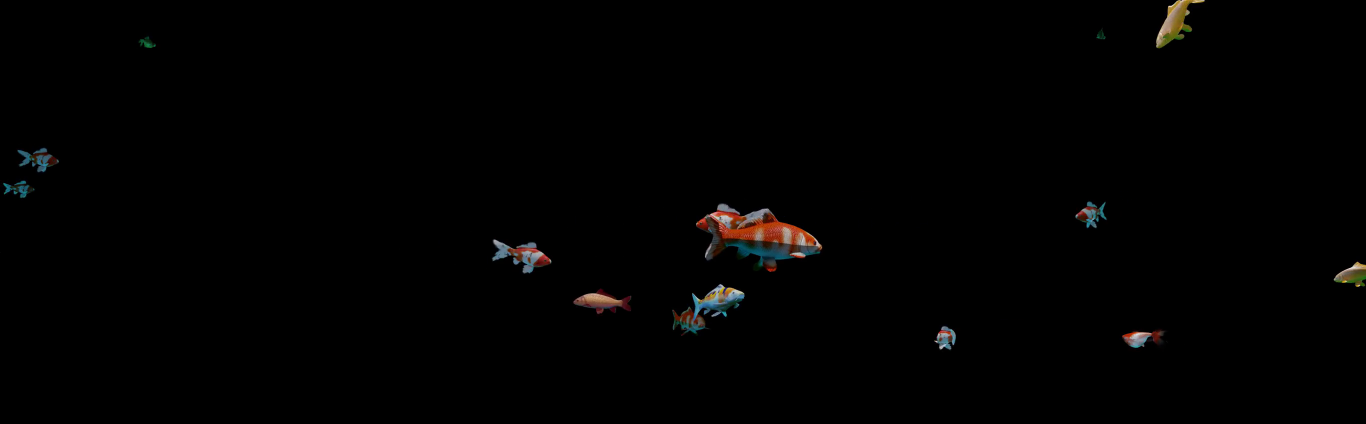
#> input picture frame 60 of multi-object-video-tracking-with-opencv/assets/example.avi, 2732 x 848 px (shown at 1/2 size)
$ python experiment.py
#> lines starting #> are read from the running program, lines starting #| are printed output that depends on the picture; after the words box and inside, x2 and y2 are one past the last pixel; in counts of white or black regions, pixels touching at a corner belong together
# -*- coding: utf-8 -*-

import cv2
import numpy as np


video = cv2.VideoCapture("assets/example.avi")
fgbg = cv2.createBackgroundSubtractorMOG2()
fps = video.get(cv2.CAP_PROP_FPS)
height, width = (
    int(video.get(cv2.CAP_PROP_FRAME_HEIGHT)),
    int(video.get(cv2.CAP_PROP_FRAME_WIDTH)),
)

output = cv2.VideoWriter(
    "assets/analyzed.avi",
    fourcc=cv2.VideoWriter_fourcc("M", "J", "P", "G"),
    fps=fps,
    frameSize=(width, height),
)

while video.isOpened():
    ret, frame = video.read()
#> frame is the input picture: shape (848, 2732, 3); mean B, G, R 1.5, 1.7, 2

    if ret:
        gray = cv2.cvtColor(frame, code=cv2.COLOR_BGR2GRAY)
        fgmask = fgbg.apply(gray)
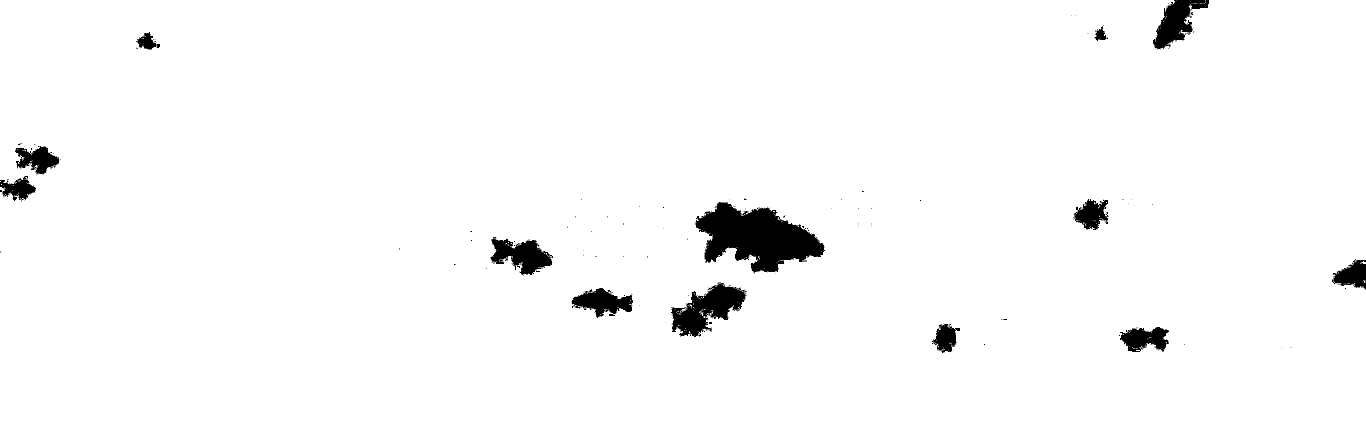
#> fgmask: shape (848, 2732) (shown at 1/2 size); values 127 (black) and 255 (white), 97.4% white; 139 black regions (124 under 20 px), largest, box (x1, y1, x2, y2) and area: (1390, 404, 1650, 547) 21006, (1342, 564, 1494, 674) 8129, (2306, 0, 2418, 99) 5247

        # Apply morphological transformations.
        kernel = cv2.getStructuringElement(cv2.MORPH_ELLIPSE, ksize=(5, 5))
        closing = cv2.morphologyEx(fgmask, op=cv2.MORPH_CLOSE, kernel=kernel)
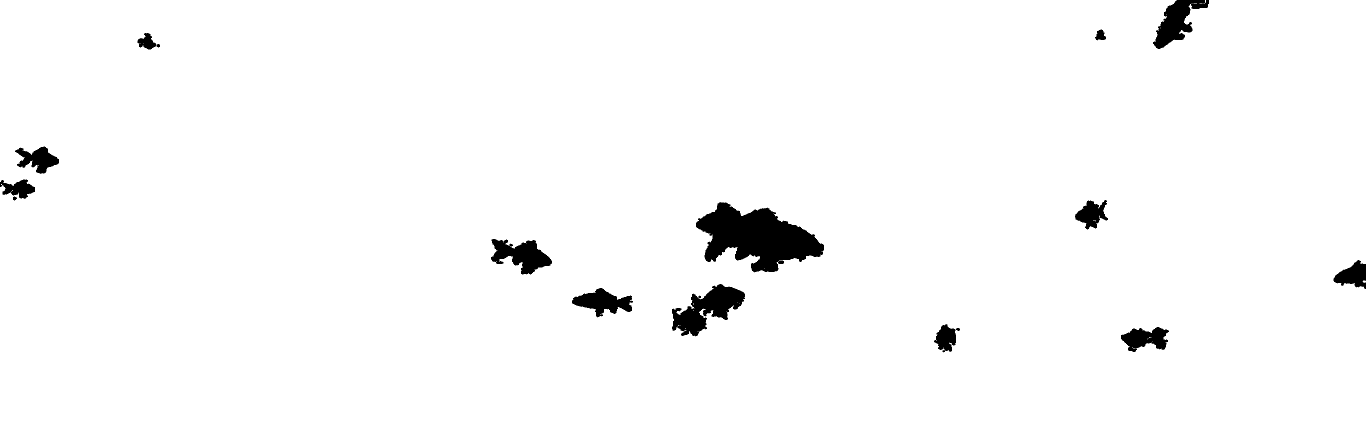
#> closing: shape (848, 2732) (shown at 1/2 size); values 127 (black) and 255 (white), 97.6% white; 16 black regions, largest, box (x1, y1, x2, y2) and area: (1392, 404, 1648, 545) 20260, (1344, 568, 1490, 673) 7331, (2306, 0, 2418, 98) 4942
        opening = cv2.morphologyEx(closing, op=cv2.MORPH_OPEN, kernel=kernel)
#> opening: shape (848, 2732); values 127 (black) and 255 (white), 97.6% white; 13 black regions, largest, box (x1, y1, x2, y2) and area: (1392, 404, 1648, 545) 20374, (1344, 568, 1490, 673) 7562, (2306, 0, 2418, 98) 5028
        dilation = cv2.dilate(opening, kernel=kernel)
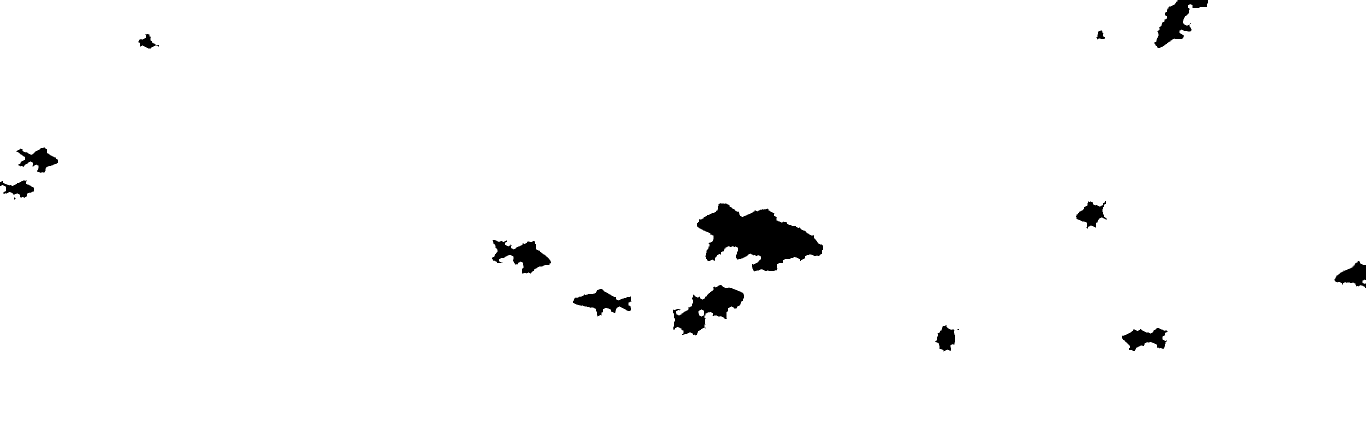
#> dilation: shape (848, 2732) (shown at 1/2 size); values 127 (black) and 255 (white), 97.9% white; 18 black regions (5 under 20 px), largest, box (x1, y1, x2, y2) and area: (1394, 406, 1646, 543) 18741, (1346, 570, 1488, 671) 6449, (2308, 0, 2416, 96) 4272

        # Apply threshold.
        _, thresh = cv2.threshold(
            dilation, thresh=127, maxval=255, type=cv2.THRESH_BINARY
        )
#> thresh: shape (848, 2732); 97.9% white; 18 black regions (5 under 20 px)

        # Find contours.
        contours, hierarchy = cv2.findContours(
            thresh, mode=cv2.RETR_TREE, method=cv2.CHAIN_APPROX_SIMPLE
        )
#> contours = 22 contours, 9 with area under 20; largest, box (x1, y1, x2, y2) and area: (0, 0, 2732, 848) 2305442, (1393, 405, 1647, 544) 19131, (1345, 569, 1489, 672) 6812, (983, 479, 1103, 548) 4162, (1145, 577, 1263, 634) 3210

        # Loop through each parent contour.
        for i in range(len(contours)):
            if hierarchy[0, i, 3] == -1:
                # Calculate the center of the contour.
                cnt = contours[i]
                M = cv2.moments(cnt)
                cx = int(M["m10"] / M["m00"])
                cy = int(M["m01"] / M["m00"])

                # Draw bounding box around contour.
                x, y, w, h = cv2.boundingRect(cnt)
                cv2.rectangle(
                    frame,
                    pt1=(x, y),
                    pt2=(x + w, y + h),
                    color=(102, 255, 0),
                    thickness=2,
                )

                # Mark the center of the contour.
                cv2.drawMarker(
                    frame,
                    position=(cx, cy),
                    color=(102, 255, 0),
                    markerType=cv2.MARKER_CROSS,
                    markerSize=5,
                    thickness=1,
                    line_type=cv2.LINE_AA,
                )
#> this loop made 22 passes
#> (cx, cy, x, y, w, h) on passes 1 to 2: (2728, 563, 2725, 559, 7, 9), (1363, 424, 0, 0, 2732, 848)
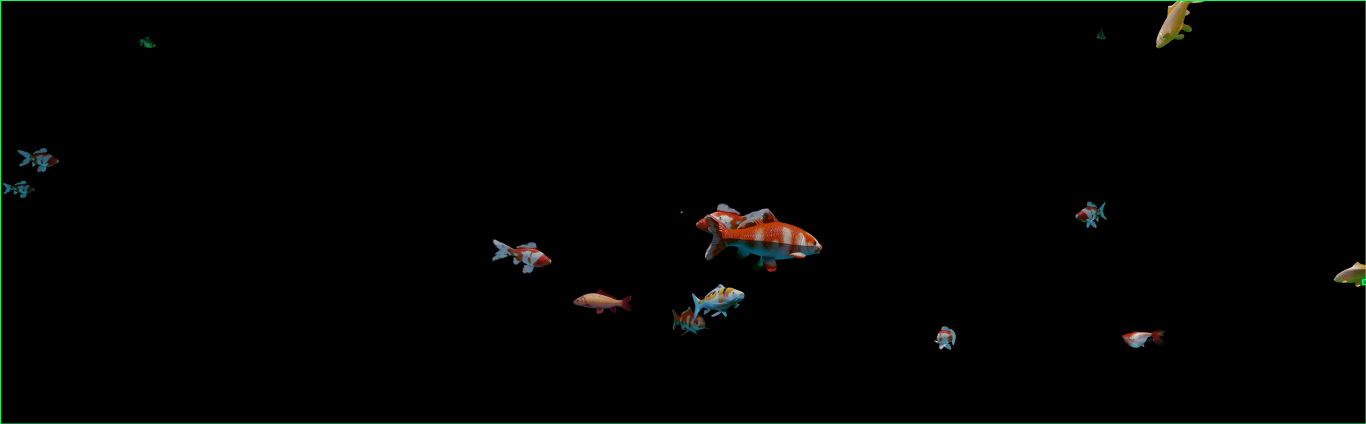
#> frame: shape (848, 2732, 3) (shown at 1/2 size); 0.47% of pixels changed, all inside (x1, y1, x2, y2) = (0, 0, 2732, 848)

        # Display and save video.
        cv2.imshow("Video", mat=frame)
        output.write(frame)

        # End when "q" is pressed.
        key = cv2.waitKey(1) & 0xFF
#> (key q is pressed here)
        if key == ord("q"):
            break

    # End when video is over.
    else:
        break

video.release()
output.release()
cv2.destroyAllWindows()

$ run again, starting later in the video
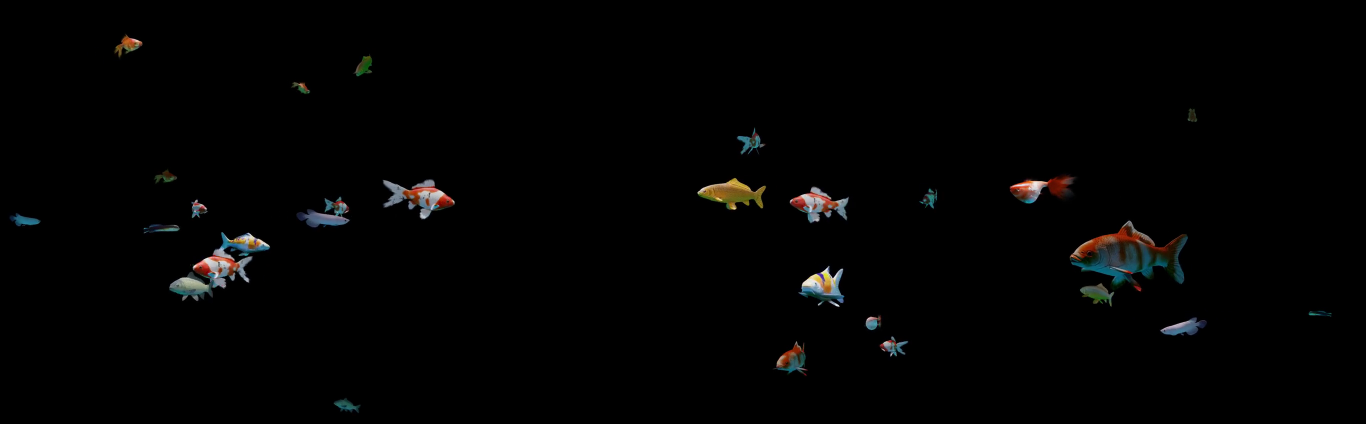
#> input picture frame 270 of multi-object-video-tracking-with-opencv/assets/example.avi, 2732 x 848 px (shown at 1/2 size)
#> frame is the input picture: shape (848, 2732, 3); mean B, G, R 2.5, 2.8, 2.9
#> `fgmask = fgbg.apply(gray)`:
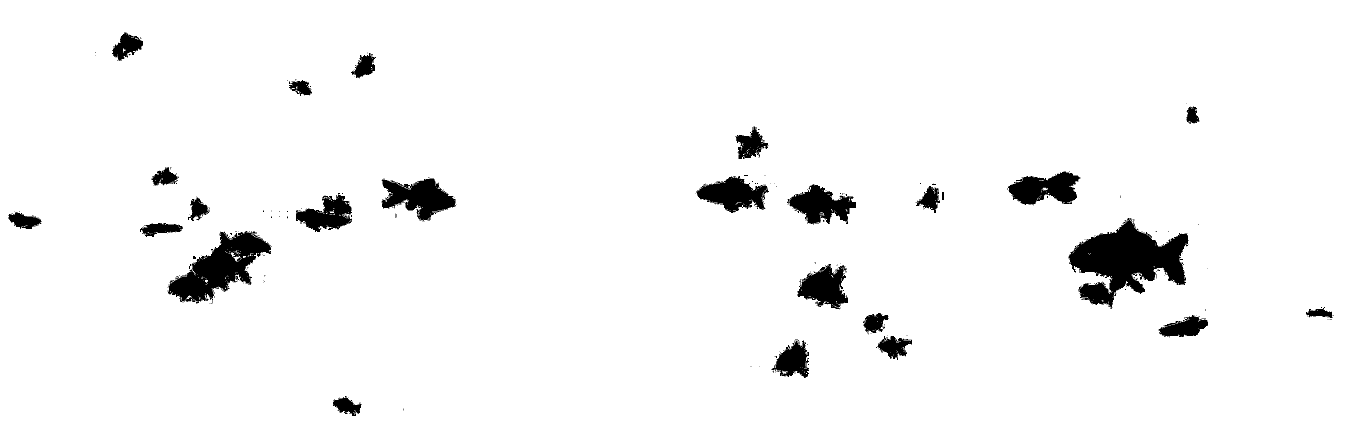
#> fgmask: shape (848, 2732) (shown at 1/2 size); values 127 (black) and 255 (white), 95.9% white; 235 black regions (207 under 20 px), largest, box (x1, y1, x2, y2) and area: (2137, 436, 2378, 618) 21826, (335, 462, 542, 607) 13400, (763, 357, 912, 443) 7079
#> closing: shape (848, 2732); values 127 (black) and 255 (white), 96.3% white; 29 black regions (2 under 20 px), largest, box (x1, y1, x2, y2) and area: (2138, 440, 2376, 612) 20807, (338, 464, 542, 603) 12265, (764, 357, 910, 440) 6478
#> opening: shape (848, 2732); values 127 (black) and 255 (white), 96.2% white; 25 black regions, largest, box (x1, y1, x2, y2) and area: (2138, 440, 2376, 612) 20973, (336, 464, 542, 603) 12636, (764, 357, 910, 440) 6589
#> dilation: shape (848, 2732); values 127 (black) and 255 (white), 96.8% white; 31 black regions (7 under 20 px), largest, box (x1, y1, x2, y2) and area: (2140, 442, 2374, 610) 18910, (340, 466, 540, 601) 11009, (766, 359, 908, 438) 5588
#> thresh: shape (848, 2732); 96.8% white; 31 black regions (7 under 20 px)
#> contours = 39 contours, 10 with area under 20; largest, box (x1, y1, x2, y2) and area: (0, 0, 2732, 848) 2313157, (2139, 441, 2375, 611) 19394, (339, 465, 541, 602) 11868, (765, 358, 909, 439) 5820, (2019, 344, 2158, 408) 5394
#> the loop `for i in range(len(contours)):` made 39 passes
#> (cnt, cx, cy, x, y, w, h) on pass 1: ([[0, 0], [0, 847], [2731, 847], [2731, 0]], 1365, 423, 0, 0, 2732, 848)
#> after the loop `for i in range(len(contours)):`:
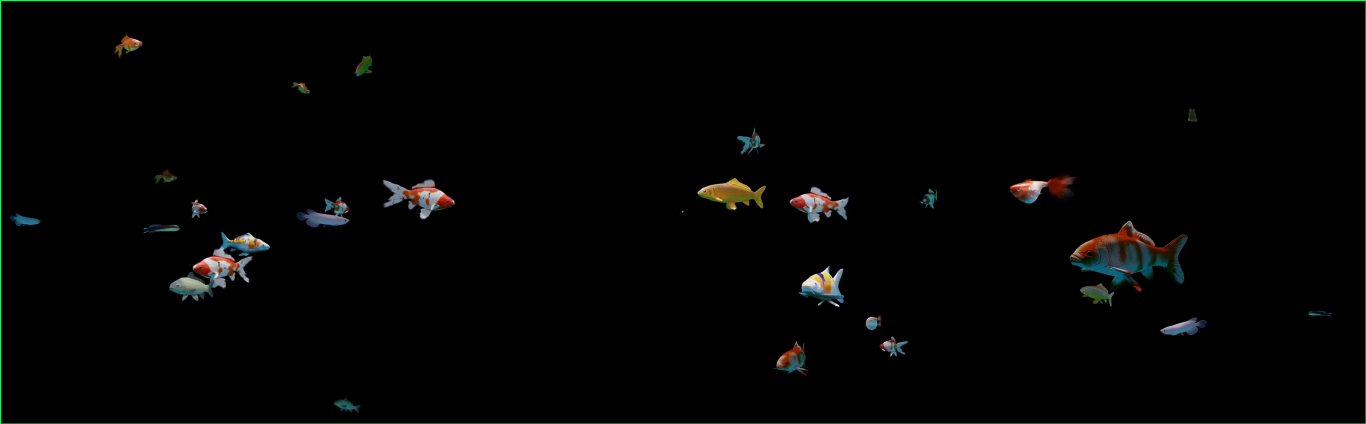
#> frame: shape (848, 2732, 3) (shown at 1/2 size); 0.46% of pixels changed, all inside (x1, y1, x2, y2) = (0, 0, 2732, 848)

$ run again, starting later in the video
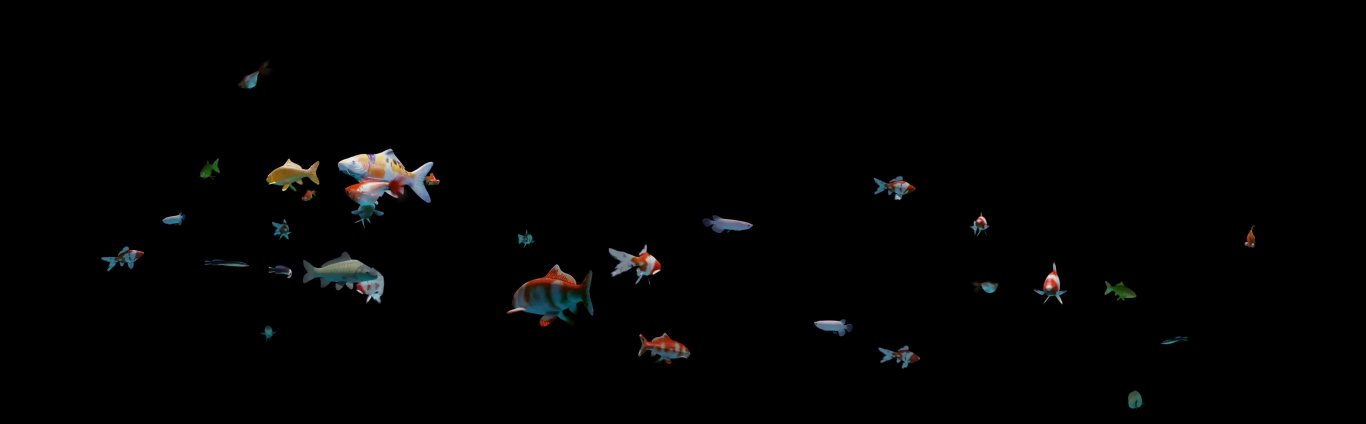
#> input picture frame 480 of multi-object-video-tracking-with-opencv/assets/example.avi, 2732 x 848 px (shown at 1/2 size)
#> frame is the input picture: shape (848, 2732, 3); mean B, G, R 2.6, 2.7, 2.7
#> `fgmask = fgbg.apply(gray)`:
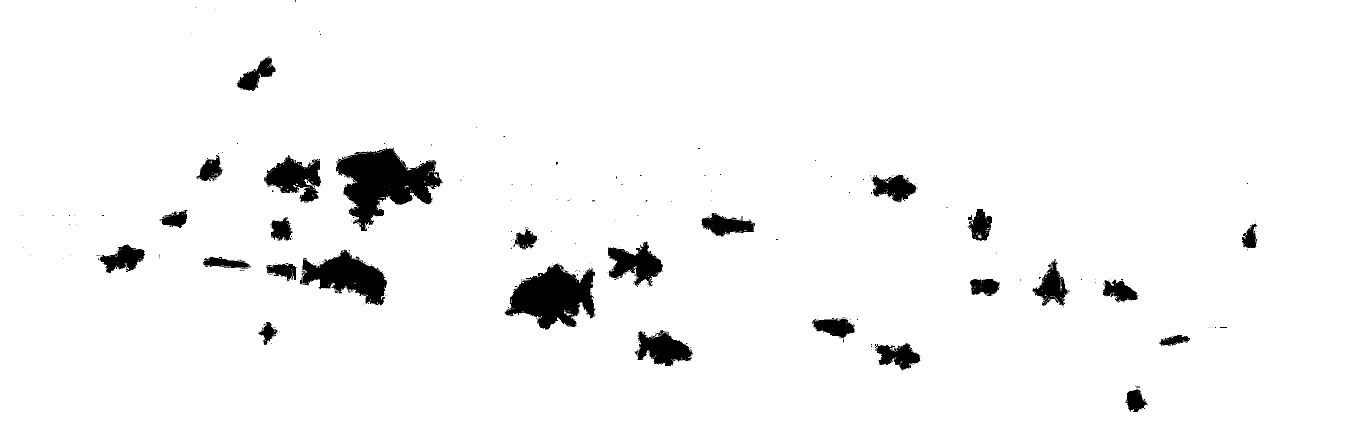
#> fgmask: shape (848, 2732) (shown at 1/2 size); values 127 (black) and 255 (white), 95.9% white; 262 black regions (230 under 20 px), largest, box (x1, y1, x2, y2) and area: (672, 295, 886, 462) 18120, (1009, 526, 1191, 659) 14224, (600, 499, 774, 611) 9839
#> closing: shape (848, 2732); values 127 (black) and 255 (white), 96.3% white; 33 black regions (3 under 20 px), largest, box (x1, y1, x2, y2) and area: (672, 297, 883, 462) 16974, (1010, 528, 1190, 659) 13545, (605, 502, 774, 609) 9245
#> opening: shape (848, 2732); values 127 (black) and 255 (white), 96.2% white; 26 black regions, largest, box (x1, y1, x2, y2) and area: (672, 297, 883, 462) 17206, (1010, 528, 1190, 659) 13671, (605, 502, 774, 609) 9308
#> dilation: shape (848, 2732); values 127 (black) and 255 (white), 96.8% white; 41 black regions (15 under 20 px), largest, box (x1, y1, x2, y2) and area: (674, 299, 881, 460) 15501, (1012, 530, 1188, 657) 12234, (607, 504, 772, 607) 8243
#> thresh: shape (848, 2732); 96.8% white; 41 black regions (15 under 20 px)
#> contours = 44 contours, 17 with area under 20; largest, box (x1, y1, x2, y2) and area: (0, 0, 2732, 848) 2313157, (673, 298, 882, 461) 15896, (1011, 529, 1189, 658) 12573, (606, 503, 773, 608) 8494, (533, 317, 641, 402) 4661
#> the loop `for i in range(len(contours)):` made 44 passes
#> (cnt, cx, cy, x, y, w, h) on pass 1: ([[0, 0], [0, 847], [2731, 847], [2731, 0]], 1365, 423, 0, 0, 2732, 848)
#> after the loop `for i in range(len(contours)):`:
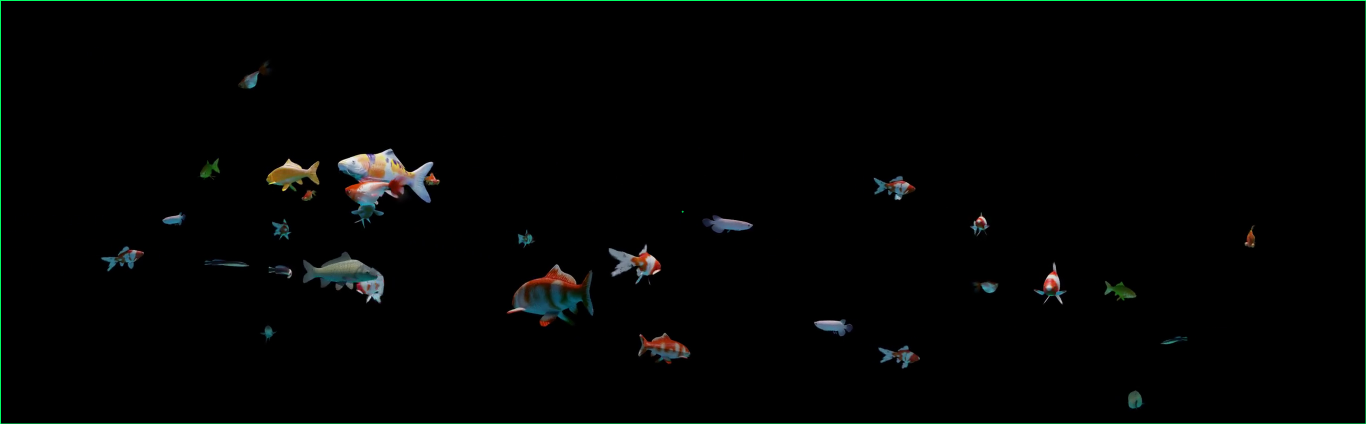
#> frame: shape (848, 2732, 3) (shown at 1/2 size); 0.46% of pixels changed, all inside (x1, y1, x2, y2) = (0, 0, 2732, 848)
